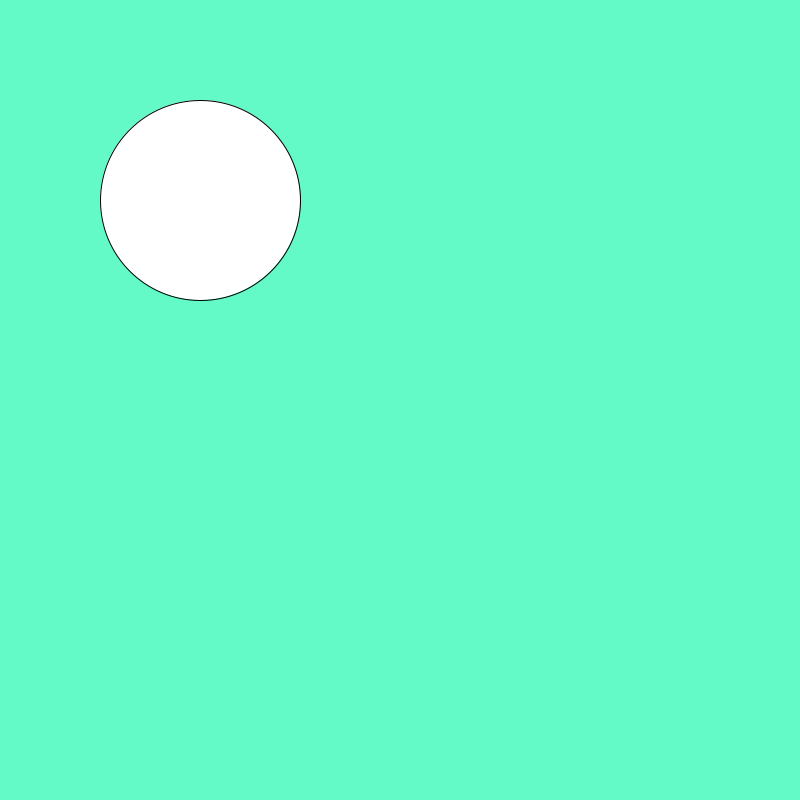
Frame 1 (no input)
Frame 60 (the mouse pressed at the canvas centre just before this capture): identical to frame 1, image omitted
Frame 120 (the mouse held since frame 60 and released just before this capture): identical to frame 1, image omitted

The Processing sketch that drew this single still picture (run headless with seeded random() and noise(); from frame 60 on, the mouse is pressed at the canvas centre):

// Processing sketch: slippery_dot
// ── slippery_dot.pde
 // 1. Create three integer variables to represent the x, y, and the size of the ellipse
int x = 200;
int y = 200;
int ellipse = 500;
int size = 200;
    void setup() {
      // 2. Set the size of your sketch
    size(800,800);
    }
    
    void draw() {
      // 3. Set the background color of your sketch
      background(100, 250, 200);
      // 4. Draw an ellipse. Make sure it fits in the window.
      // Use the variables created at the top of the sketch, 
      // for the location and size of your ellipse
      
    ellipse(x, y, size, size);
    }
    
    void mousePressed() {
      //5. Create an integer variable called distance
      int distance = getDistance(x ,y, mouseX, mouseY);
      //6. Set the value of the distance variable to the value returned by the getDistance method
      //   Pass the mouse's x and y (mouseX and mouseY) and the x and y of your ellipse to the method.
       
          
      //7.  Use an if statement to check if the distance variable is < the radius of the ellipse
      //    If it is, set a new x and y for the ellipse, using a random location on the window
      //    Hint: Use the Processing random() function
       if(distance< x/2){
          x = (int)random(100);
          y = (int)random(100);
          ellipse(x, y, size, size);
       }
    }
    
    int getDistance(int x1, int y1, int x2, int y2) {
      return (int)Math.sqrt(Math.pow((x1-x2),2) + Math.pow((y1-y2),2));
    }
